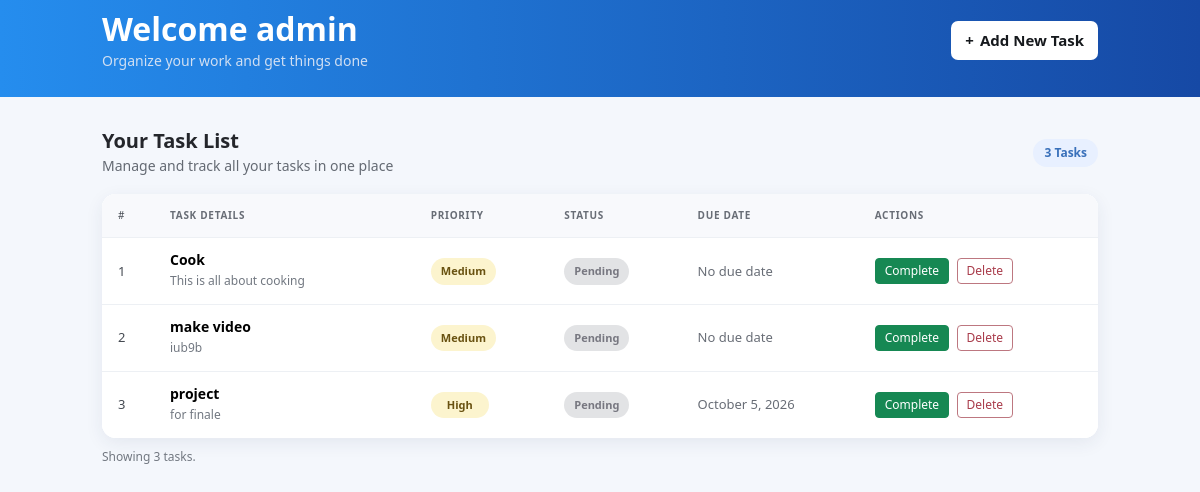
Page /task_list/ (signed in) on the committed database.
### tasks/models.py (models this page shows, shortened)
class Task(models.Model):
    PRIORITY_CHOICES = [
        ('low','Low'),
        ('medium','Medium'),
        ('high','High'),
    ]
    STATUS_CHOICES = [
        ('pending','Pending'),
        ('completed','Completed'),
    ]
    user = models.ForeignKey(User , on_delete=models.CASCADE)
    title = models.CharField(max_length=200)
    description = models.TextField()
    priority = models.CharField(max_length=10, choices=PRIORITY_CHOICES, default='medium')
    status = models.CharField(max_length=20, choices=STATUS_CHOICES, default='pending')
    due_date = models.DateField(null=True,blank=True)
    created_at = models.DateTimeField(auto_now_add=True)

### tasks/views.py (the view)
# urls.py: path('task_list/', views.task_list, name='task_list'),
@login_required
def task_list(request):
    tasks = Task.objects.filter(user=request.user)
    context = {
        'tasks': tasks
    }
    return render(request, 'tasks/task_list.html', context)

### tasks/templates/tasks/task_list.html (shortened to what this page needs)
{% load static %}
<!doctype html>
<html lang="en">
  <head>
    <link
      href="https://cdn.jsdelivr.net/npm/bootstrap@5.3.8/dist/css/bootstrap.min.css"
      rel="stylesheet"
    />
    <link rel="stylesheet" href="{% static 'css/style.css' %}" />
  </head>
  <body class="task-list">
    <nav>
      <div class="task-list-title">
        <h1>Welcome {{request.user.username}}
        </h1>
        <p>Organize your work and get things done</p>
      </div>
      <a class="add-task-button" href="{% url 'tasks:create_task' %}">
        <span aria-hidden="true">+</span> Add New Task
      </a>
    </nav>
    <main>
      <header class="task-list-intro">
        <div>
          <h2>Your Task List</h2>
          <p>Manage and track all your tasks in one place</p>
        </div>
        <span class="task-count">
          {{ tasks|length }} Task{{ tasks|length|pluralize }}
        </span>
      </header>
      <div class="task-table-wrap">
        <table class="table task-table">
          <thead>
            <tr>
              <th class="task-number" scope="col">#</th>
              <th scope="col">Task Details</th>
              <th scope="col">Priority</th>
              <th scope="col">Status</th>
              <th scope="col">Due Date</th>
              <th scope="col">Actions</th>
            </tr>
          </thead>
          <tbody>
            {% for task in tasks %}
            <tr>
              <th class="task-number" scope="row">{{ forloop.counter }}</th>
              <td class="task-details">
                <h3>{{ task.title }}</h3>
                <p>{{ task.description }}</p>
              </td>
              <td>
                <span class="priority">{{ task.get_priority_display }}</span>
              </td>
              <td>
                <span class="status">{{ task.get_status_display }}</span>
              </td>
              <td>
                <span class="due-date">
                  {% if task.due_date %}
                    {{ task.due_date|date:"F j, Y" }}
                  {% else %}
                    No due date
                  {% endif %}
                </span>
              </td>
              <td class="task-actions">
                {% if task.status == 'pending' %}
                <form
                  action="{% url 'tasks:complete_task' task.id %}"
                  method="post"
                >
                  <button type="submit" class="complete-button">Complete</button>
                </form>
                {% endif %}
                <form
                  action="{% url 'tasks:delete_task' task.id %}"
                  method="post"
                >
                  <button
                    class="delete-button"
                    type="submit"
                    onclick="return confirm('Delete this task?');"
                  >
                    Delete
                  </button>
                </form>
              </td>
            </tr>
            {% empty %}
            <tr>
              <td class="empty-tasks" colspan="6">No tasks yet.</td>
            </tr>
            {% endfor %}
          </tbody>
        </table>
      </div>
      <p class="task-list-footer">
        Showing {{ tasks|length }} task{{ tasks|length|pluralize }}.
      </p>
    </main>
  </body>
</html>

### static/css/style.css (style rules this page uses)
* { padding: 0; margin: 0; box-sizing: border-box; }
body { scroll-behavior: smooth; overflow-x: hidden; }
.task-list { min-height: 100vh; background-color: #f4f7fc; color: #24262b; }
.task-list nav { display: flex; align-items: center; justify-content: space-between; padding: 10px max(24px, 8.5vw) 26px; background-image: linear-gradient(to right, #258dee, #1649a5); }
.task-list-title h1 { margin: 0; color: #fff; font-size: 32px; font-weight: 700; }
.task-list-title p { margin: 2px 0 0; color: #d1dff2; font-size: 14px; }
.task-list .add-task-button { display: inline-flex; align-items: center; gap: 6px; border-radius: 7px; padding: 8px 14px; background-color: #fff; color: #16191d; font-size: 15px; font-weight: 700; text-decoration: none; white-space: nowrap; }
.task-list main { display: block; width: 83%; max-width: 1160px; height: auto; margin: 0 auto; padding: 32px 0 20px; }
.task-list-intro { display: flex; align-items: center; justify-content: space-between; gap: 16px; margin-bottom: 18px; }
.task-list-intro h2 { margin: 0 0 2px; font-size: 20px; font-weight: 700; }
.task-list-intro p { margin: 0; color: #646a73; font-size: 14px; }
.task-count { flex: 0 0 auto; border-radius: 16px; padding: 5px 11px; background-color: #e8f0ff; color: #3970ba; font-size: 12px; font-weight: 600; }
.task-table-wrap { overflow-x: auto; border-radius: 14px; background-color: #fff; box-shadow: 0 5px 18px rgba(34, 54, 83, 0.08); }
.task-list .task-table { width: 100%; min-width: 720px; margin: 0; border-collapse: separate; border-spacing: 0; background-color: #fff; font-size: 13px; }
.task-list .task-table th, .task-list .task-table td { padding: 14px 16px; border-bottom: 1px solid #edf0f4; vertical-align: middle; }
.task-list .task-table thead th { background-color: #f8f9fc; color: #686d76; font-size: 10px; font-weight: 700; letter-spacing: 0.07em; text-transform: uppercase; }
.task-list .task-table tbody tr:last-child th, .task-list .task-table tbody tr:last-child td { border-bottom: 0; }
.task-list .task-table .task-number { width: 52px; color: #454a52; font-weight: 400; }
.task-details { min-width: 190px; }
.task-details h3 { margin: 0 0 3px; font-size: 14px; font-weight: 700; }
.task-details p { margin: 0; color: #717780; font-size: 12px; }
.task-list .priority, .task-list .status { display: inline-block; min-width: 58px; border-radius: 16px; padding: 5px 10px; font-size: 11px; font-weight: 600; text-align: center; white-space: nowrap; }
.task-list .priority { background-color: #fcf4ce; color: #695211; }
.task-list .status { background-color: #e2e3e5; color: #777780; }
.due-date { color: #686d76; white-space: nowrap; }
.task-actions { white-space: nowrap; }
.task-actions form { display: inline-block; margin-right: 4px; }
.complete-button, .delete-button { border-radius: 4px; padding: 5px 9px; font-size: 12px; line-height: 1.2; }
.complete-button { border: 1px solid #168853; background-color: #168853; color: #fff; }
.delete-button { border: 1px solid #bd7780; background-color: #fff; color: #a93c4b; }
.task-list-footer { margin: 10px 0 0; color: #717780; font-size: 12px; }

### rows in the picture
Task: title "Cook", description "This is all about cooking", priority "Medium", status "Pending", shows "No due date", shows "Complete"
Task: title "make video", description "iub9b", priority "Medium", status "Pending", shows "No due date", shows "Complete"
Task: title "project", description "for finale", priority "High", status "Pending", due_date "October 5, 2026", shows "Complete"

### other values in the picture
{{ request.user.username }} "admin"
{{ tasks|length }} "3"
